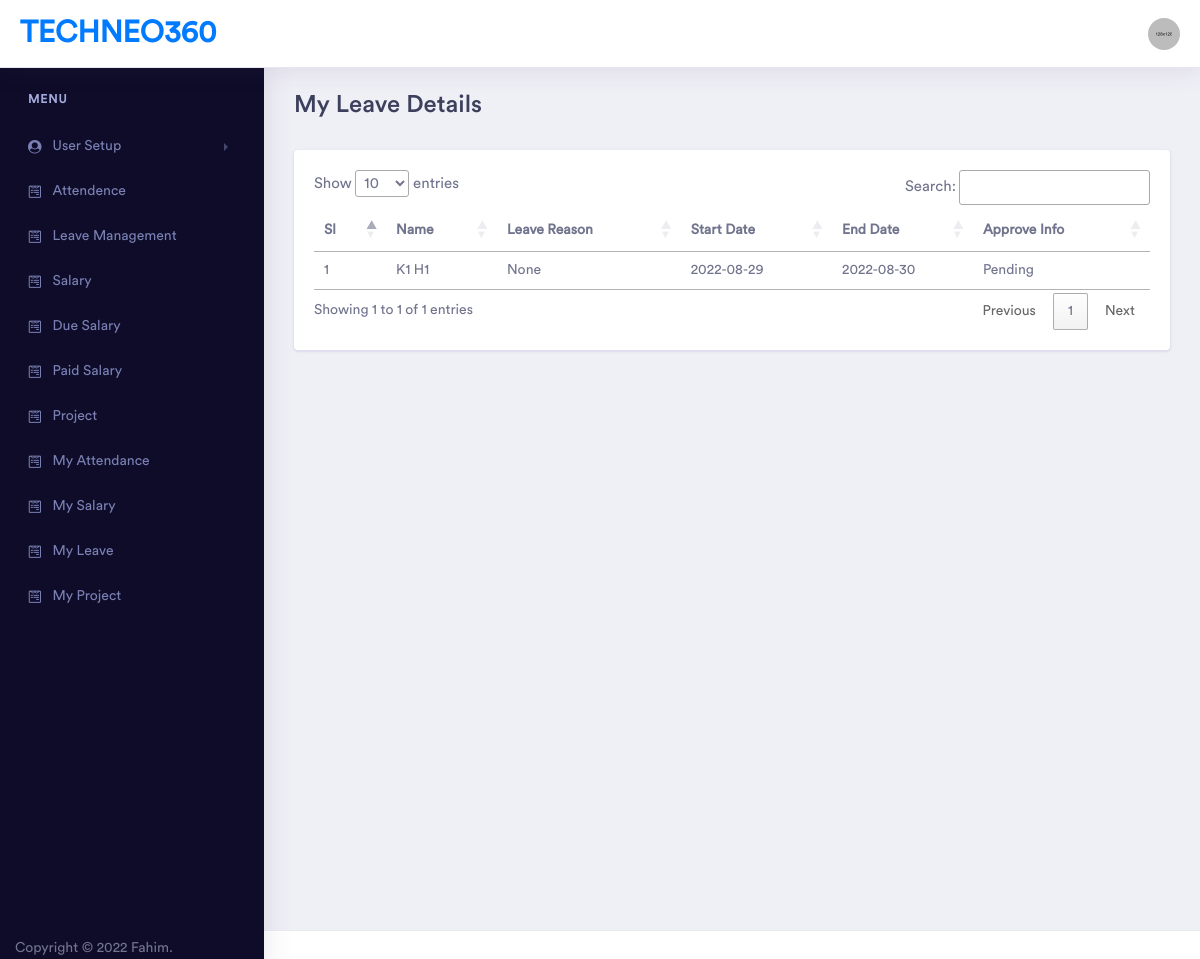
Page /my_leave.php (signed in) on the committed database.
### tables this page shows
CREATE TABLE `employee_leave` (
  `id` int(11) NOT NULL,
  `emp_id` varchar(11) NOT NULL,
  `start_date` date DEFAULT NULL,
  `end_date` date NOT NULL,
  `reason` text NOT NULL,
  `is_approve` int(11) NOT NULL,
  `leave_days` int(11) NOT NULL
);

CREATE TABLE `users` (
  `id` int(11) NOT NULL,
  `first_name` varchar(128) NOT NULL,
  `last_name` varchar(128) NOT NULL,
  `phone_number` varchar(128) NOT NULL,
  `username` varchar(128) NOT NULL,
  `email` varchar(128) NOT NULL,
  `password` varchar(128) NOT NULL,
  `created_at` datetime DEFAULT NULL,
  `updated_at` datetime DEFAULT current_timestamp(),
  `role` varchar(128) NOT NULL DEFAULT 'employee',
  `address` text DEFAULT NULL
);

### my_leave.php (the view, shortened to what this page needs)
<?php
if (isset($_SESSION['access'])) {
    $user_id = $_SESSION['id'];
    include 'partials/connection.php';
    include 'partials/header.php';
    include 'partials/sidebar.php';
?>
    <div class="dashboard-wrapper">
        <div class="dashboard-ecommerce">
            <div class="container-fluid dashboard-content ">
                <div class="row">
                    <div class="col-xl-12 col-lg-12 col-md-12 col-sm-12 col-12">
                        <div class="page-header">
                            <h2 class="pageheader-title">My Leave Details</h2>
                        </div>
                        <div class="card card-body">
                            <table id="myTable">
                                <thead>
                                    <tr>
                                        <th>Sl</th>
                                        <th>Name</th>
                                        <th>Leave Reason</th>
                                        <th>Start Date</th>
                                        <th>End Date</th>
                                        <th>Approve Info</th>
                                    </tr>
                                </thead>
                                <tbody>
                                    <?php
                                    $leave_tbl = mysqli_query($conn, "SELECT employee_leave.*,users.first_name, users.last_name FROM `employee_leave` inner join users on users.id = employee_leave.emp_id where employee_leave.emp_id = $user_id");
                                    $sl = 1;
                                    while ($fetch = mysqli_fetch_assoc($leave_tbl)) {
                                        $full_name = $fetch['first_name'] . ' ' . $fetch['last_name'];
                                    ?>
                                        <tr>
                                            <td><?= $sl ?></td>
                                            <td><?= $full_name ?></td>
                                            <td><?= $fetch['reason'] ?></td>
                                            <td><?= $fetch['start_date'] ?></td>
                                            <td><?= $fetch['end_date'] ?></td>
                                            <td><?= $fetch['is_approve'] == 1 ? 'Approved' : 'Pending' ?></td>
                                        </tr>
                                    <?php $sl++;
                                    } ?>
                                </tbody>
                            </table>
                        </div>
                    </div>
                </div>
            </div>
        </div>
    </div>
    </div>
    <?php
    include 'partials/footer.php';
    ?>
    </body>
    </html>
<?php
} else {
    echo "<script>document.location.href='login.php';</script>";
}
?>

### rows in the picture
employee_leave: users.first_name+last_name "K1 H1", reason "None", start_date "2022-08-29", end_date "2022-08-30", is_approve "Pending"
